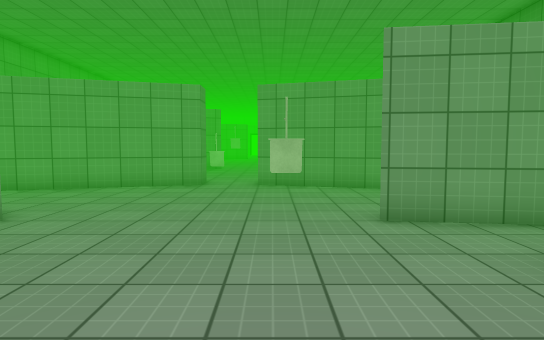
view 1 (above)

23 first-person views from a walk through a Unity game level. The camera is 1.4 m above the floor, tilts 4° down and sees 75° across. The floor is counted in squares, 1 m on a side. Each view is taken from the middle of a square. On the plan, view 1 faces up. The plan holds only what a view shows up to about 15 squares ahead; the rest is blank. The place goes on beyond the plan. The player character is not drawn. Surface patterns are stand-ins for the level's own textures.

view 2
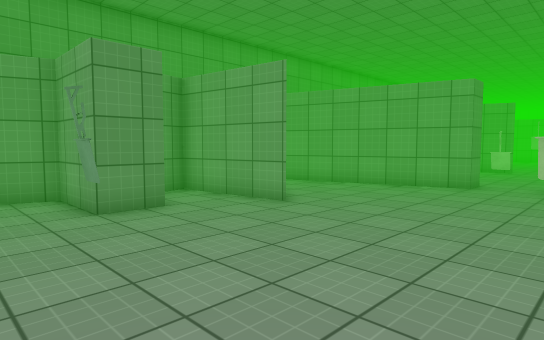

view 3
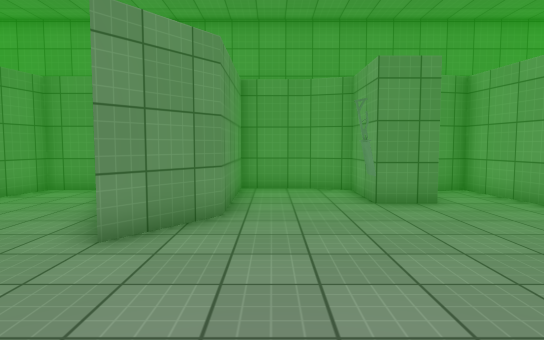

view 4
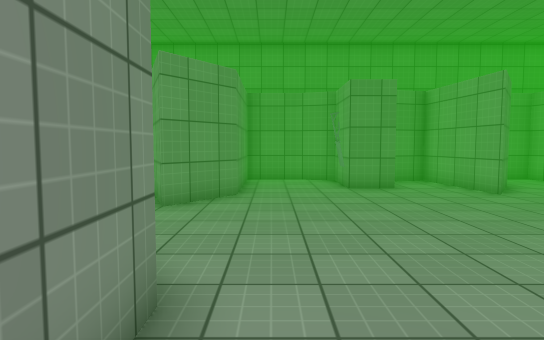

view 5
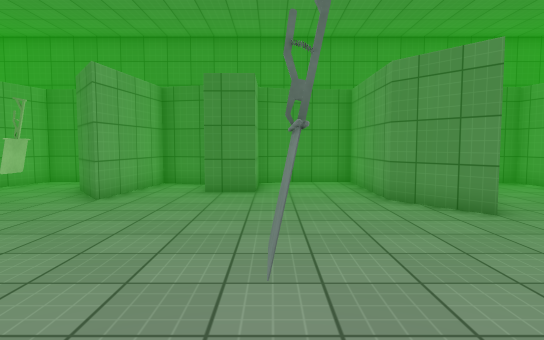

view 6
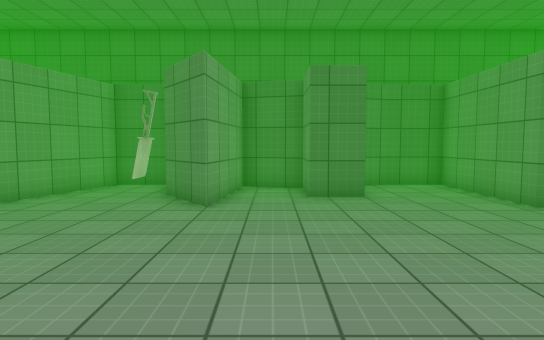

view 7
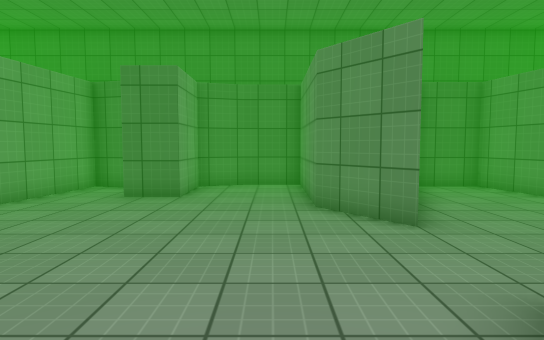

view 8
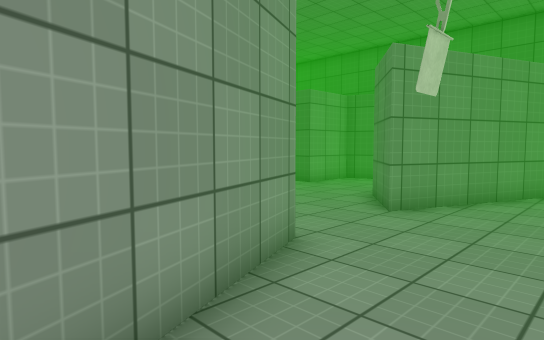

view 9
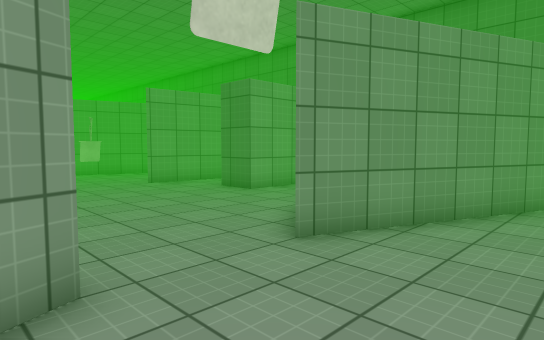

view 10
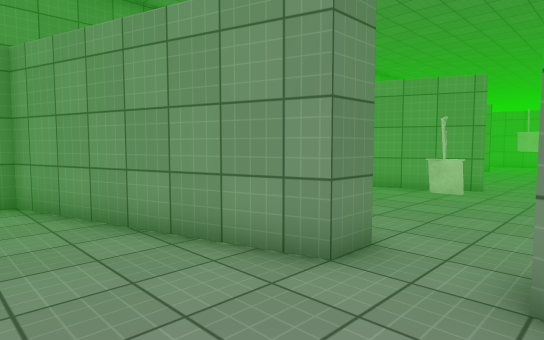

view 11
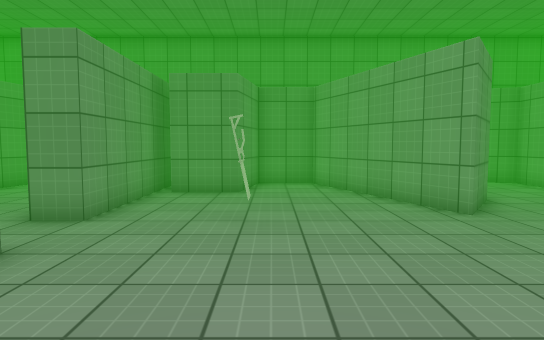

view 12
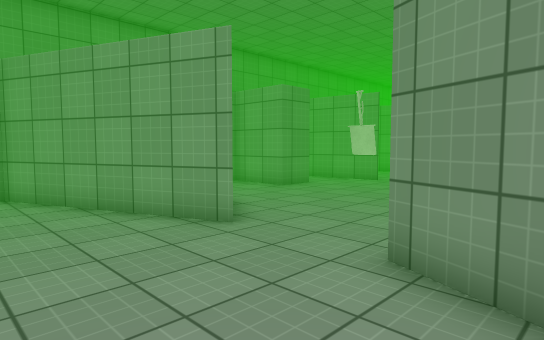

view 13
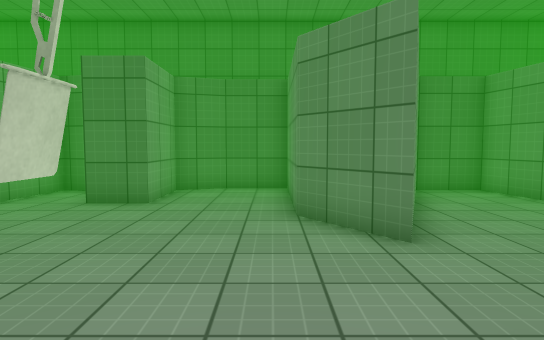

view 14
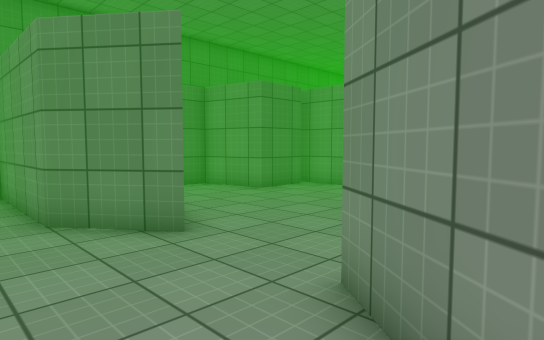

view 15
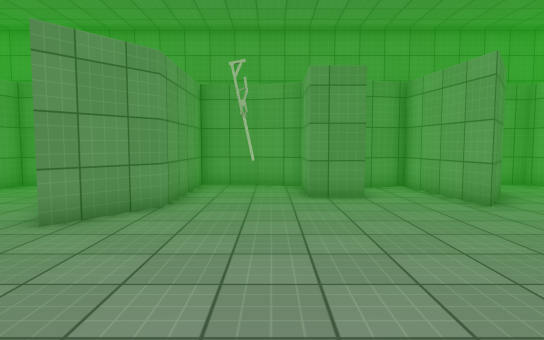

view 16
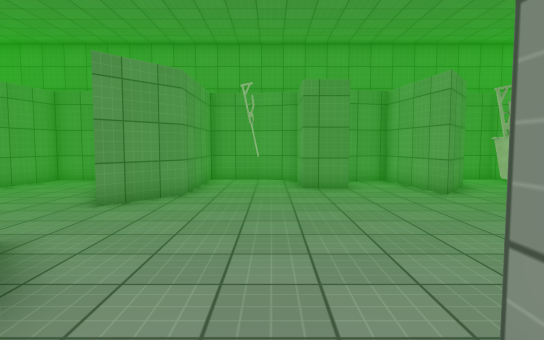

view 17
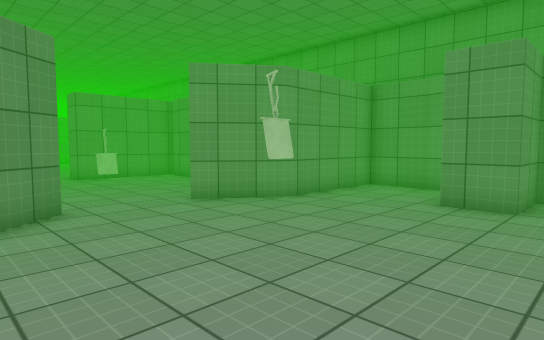

view 18
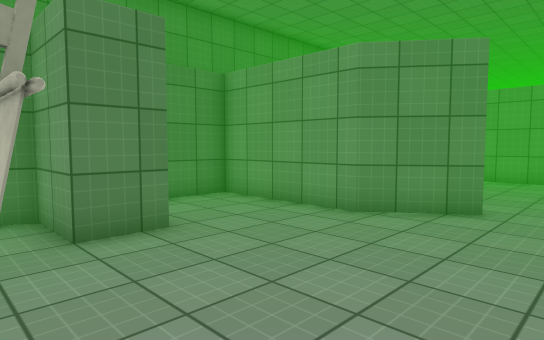

view 19
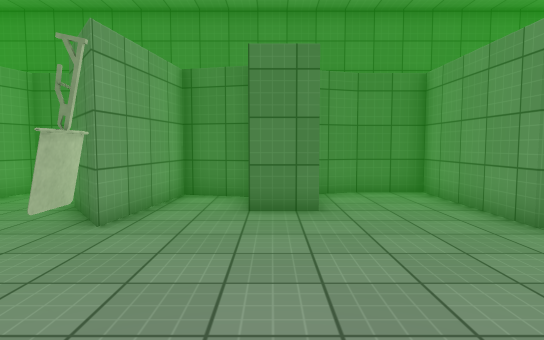

view 20
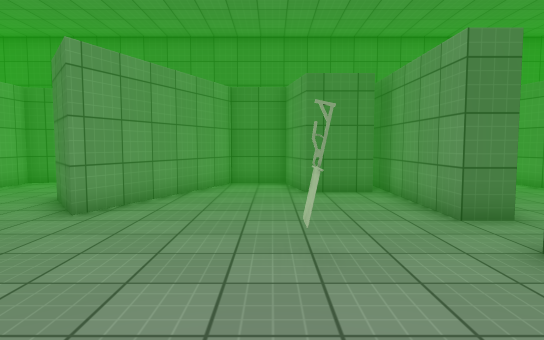

view 21
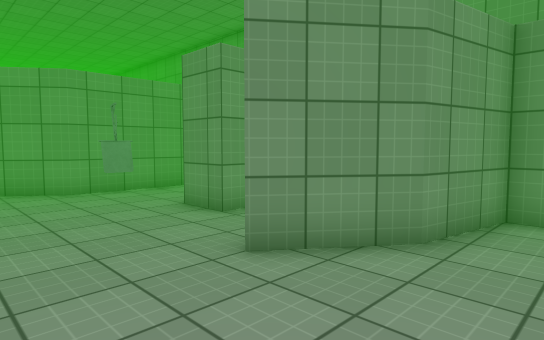

view 22
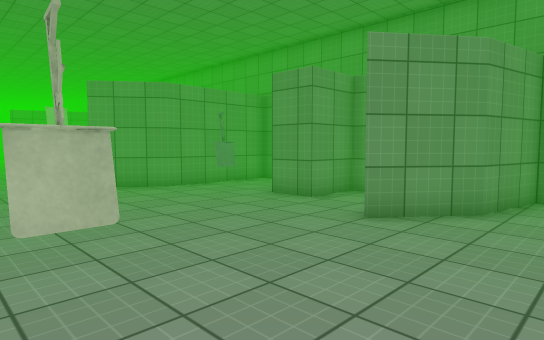

view 23
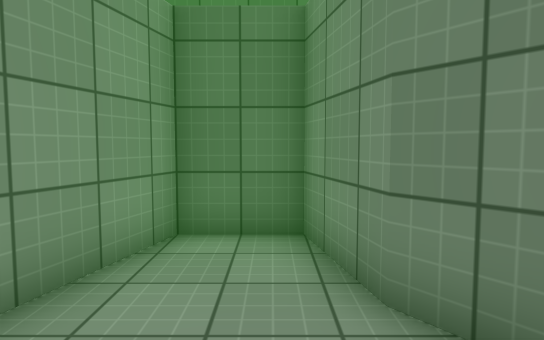

### Floor plan
Points are (right, up) in squares from view 1. A wall is a line through its corners. A room is listed if a view was taken in it or the views show most of it. See-through windows are left out.
Room 1 (views 1, 2, 3, 4, 5, 6, 7, 8, 9, 10, 21, 22, 23)
walls: (-2.5, 12.5) (-9.5, 10.5) (-9.5, 8.5) (-7, 8) (-5, 6.5) (-9, 6) (-8.5, 4) (-6.5, 4) (-6.5, 2.5) (-9, 2.5) (-9.5, 1) (-9.5, -1) (-5, -1) (-3, -2.5) (-6.8, -4.1); (5.5, -4.8) (0, -2.5) (2, -1) (6.5, -1) (6.5, 1) (6, 2.5) (3.5, 2.5) (3.5, 4) (5.5, 4) (6, 6) (2, 6.5) (4, 8) (6.5, 8.5) (6.5, 10.5) (-0.5, 12.5); (-9, -5.4) (-9, -6.5); (6, -6.5) (6, -5)
ways out: opening at (-1.5, 13) to room 2
objects: other object (-5, 2); other object (0, 7)
Room 2 (views 11, 12, 13, 14, 15, 16, 17, 18, 19, 20)
walls: (-5, 30) (-9, 29.5) (-8.5, 27.5) (-6.5, 27.5) (-6.5, 26) (-9, 26) (-9.5, 24.5) (-9.5, 22.5) (-5, 22.5) (-3, 21) (-9, 18.5) (-9, 16.5) (-6.5, 16) (-6.5, 14); (-0.5, 12.5) (-0.5, 13.5) (5, 13.5); (3.5, 13.9) (3.5, 16) (6, 16.5) (6, 18.5) (0, 21) (2, 22.5) (6.5, 22.5) (6.5, 24.5) (6, 26) (3.5, 26) (3.5, 27.5) (5.5, 27.5) (6, 29.5) (2, 30); (-8, 13.5) (-2.5, 13.5) (-2.5, 12.5)
ways out: opening at (-1.5, 13) to room 1
objects: other object (-3, 16) to (-2, 16); other object (-3, 25) to (-2, 25); other object (-1, 29)

Where each view was taken, in squares from view 1:
view 1: 0 up, 0 right, facing up
view 2: 0 up, 1 right, facing up-left
view 3: 0 up, 2 right, facing left
view 4: 0 up, 5 right, facing left
view 5: 2 up, 7 left, facing right
view 6: 5 up, 6 left, facing right
view 7: 0 up, 6 left, facing right
view 8: 6 down, 7 left, facing up-right
view 9: 6 down, 4 left, facing up-right
view 10: 9 up, 0 right, facing up-left
view 11: 17 up, 4 right, facing left
view 12: 17 up, 2 right, facing up-left
view 13: 23 up, 5 left, facing right
view 14: 24 up, 5 left, facing down-right
view 15: 25 up, 3 right, facing left
view 16: 25 up, 5 right, facing left
view 17: 29 up, 2 right, facing down-left
view 18: 29 up, 2 left, facing down-right
view 19: 27 up, 4 left, facing right
view 20: 17 up, 7 left, facing right
view 21: 10 up, 2 left, facing down-left
view 22: 10 up, 1 right, facing down-left
view 23: 9 up, 1 right, facing right
